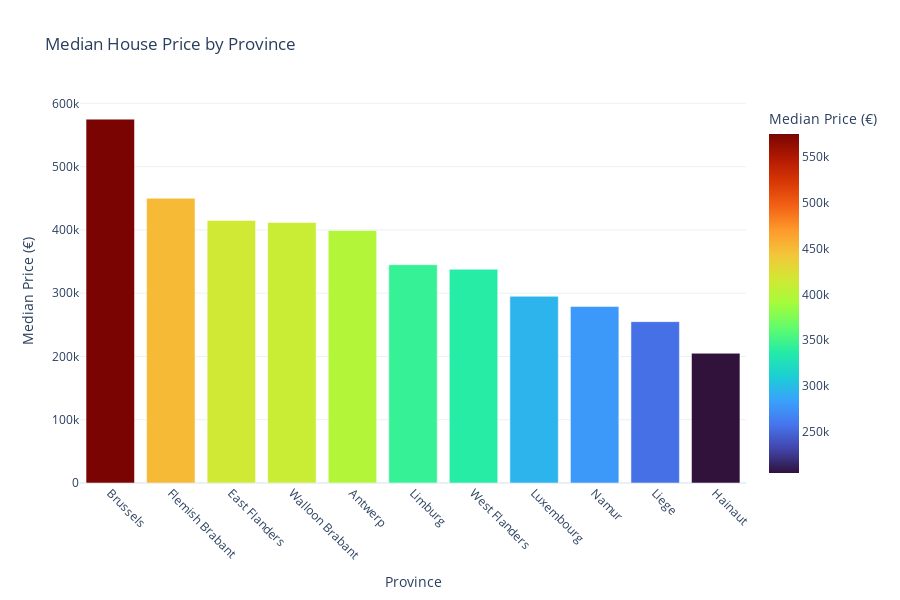

Write notebook code for a chart like this one.
### Markdown cell above
Avg price per province with median

### Code cell
import plotly.express as px

# Calculate median house price per province
province_median = df8.groupby("province", as_index=False)["Price"].median()
province_median = province_median.sort_values("Price", ascending=False)

# Plot with bright colors
fig_province = px.bar(
    province_median,
    x="province",
    y="Price",
    title="Median House Price by Province",
    labels={"Price": "Median Price (€)", "province": "Province"},
    color="Price",
    color_continuous_scale="Turbo",
)

fig_province.update_layout(
    xaxis_tickangle=45,
    height=600,
    template="plotly_white",
    showlegend=False,
)

fig_province.show(renderer="vscode")

### Figure 1 — Plotly figure (JSON) as saved in the notebook; plotly's stock layout.template omitted (floating-point values rounded to 4 significant figures)
{"data": [{"hovertemplate": "Province=%{x}<br>Median Price (€)=%{marker.color}<extra></extra>", "legendgroup": "", "marker": {"color": [575000.0, 450000.0, 415000.0, 411700.0, 399000.0, 345000.0, 337800.0, 295000.0, 279000.0, 255000.0, 205000.0], "coloraxis": "coloraxis", "pattern": {"shape": ""}}, "name": "", "orientation": "v", "showlegend": false, "textposition": "auto", "type": "bar", "x": ["Brussels", "Flemish Brabant", "East Flanders", "Walloon Brabant", "Antwerp", "Limburg", "West Flanders", "Luxembourg", "Namur", "Liege", "Hainaut"], "xaxis": "x", "y": [575000.0, 450000.0, 415000.0, 411700.0, 399000.0, 345000.0, 337800.0, 295000.0, 279000.0, 255000.0, 205000.0], "yaxis": "y"}], "layout": {"barmode": "relative", "coloraxis": {"colorbar": {"title": {"text": "Median Price (€)"}}, "colorscale": [[0, "#30123b"], [0.07143, "#4145ab"], [0.1429, "#4675ed"], [0.2143, "#39a2fc"], [0.2857, "#1bcfd4"], [0.3571, "#24eca6"], [0.4286, "#61fc6c"], [0.5, "#a4fc3b"], [0.5714, "#d1e834"], [0.6429, "#f3c63a"], [0.7143, "#fe9b2d"], [0.7857, "#f36315"], [0.8571, "#d93806"], [0.9286, "#b11901"], [1, "#7a0402"]]}, "height": 600, "legend": {"tracegroupgap": 0}, "showlegend": false, "title": {"text": "Median House Price by Province"}, "xaxis": {"anchor": "y", "domain": [0, 1], "tickangle": 45, "title": {"text": "Province"}}, "yaxis": {"anchor": "x", "domain": [0, 1], "title": {"text": "Median Price (€)"}}}}
